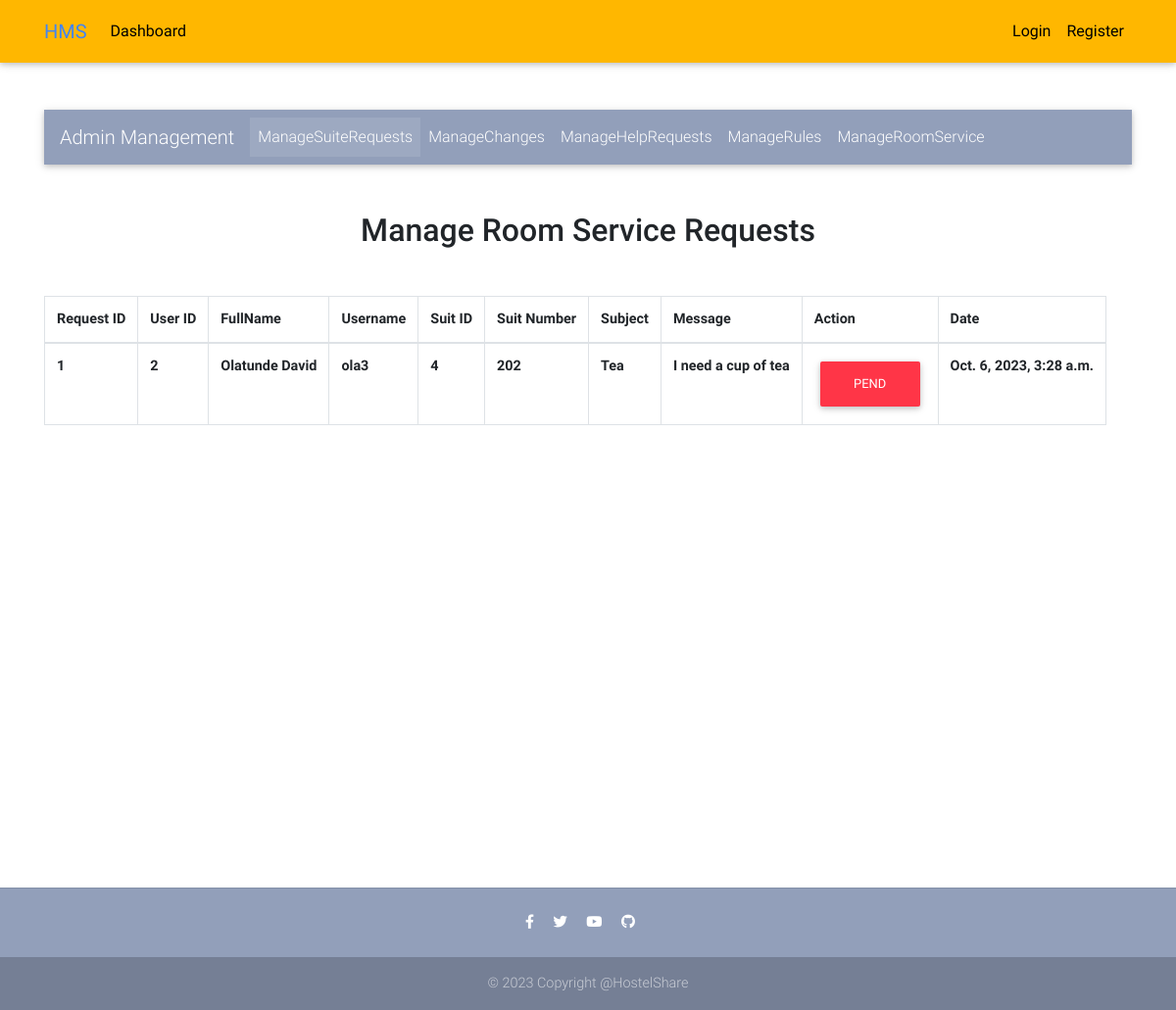
Page /app/manage_room_service on the committed database.
### app_core/models.py (models this page shows, shortened)
class RoomServiceRequest(models.Model):
    user = models.ForeignKey(User, on_delete = models.CASCADE)
    room = models.ForeignKey(Room, on_delete=models.CASCADE)
    subject = models.CharField(max_length = 40)
    message = models.TextField()
    status = models.BooleanField(default=False)
    created_at = models.DateTimeField(auto_now = True)
    updated_at = models.DateTimeField(auto_now_add = True)

class Room(models.Model):
    user = models.ForeignKey(User, on_delete=models.CASCADE, null=True, blank=True)
    wing = models.ForeignKey(Wing, on_delete = models.CASCADE)
    package = models.ForeignKey(Package, on_delete = models.CASCADE)
    room_number = models.IntegerField(unique=True)
    room_tag = models.CharField(max_length = 10, default="NEW")
    condition = models.CharField(max_length=50)
    is_available = models.BooleanField(default=True)
    image1 = models.FileField(default="default.png")
    image2 = models.FileField(default="default.png")
    image3 = models.FileField(default="default.png")
    created_at = models.DateTimeField(auto_now = True)
    updated_at = models.DateTimeField(auto_now_add = True)

### app_core/admin_views.py (the view)
# urls.py: path("manage_room_service", manage_room_service, name = "manage-room-service"),
def manage_room_service(request):
    room_service_requests = RoomServiceRequest.objects.all()
    context = {"room_service_requests":room_service_requests}
    return render(request, "admin_templates/manage_room_service.html", context)

### app_core/templates/admin_templates/manage_room_service.html (shortened to what this page needs)
{% extends 'admin_templates/base.html' %}
{% block content %}
<br><br><br><br>
<main>
    <div class="container">
    {% include 'admin_templates/admin_nav.html' %}
    <h2 class="my-5 h2 text-center">Manage Room Service Requests</h2>
        <div class="table">
            <table class="table-stripped table-hovered table-bordered">
                <thead>
                    <tr>
                        <td>Request ID</td>
                        <td>User ID</td>
                        <td>FullName</td>
                        <td>Username</td>
                        <td>Suit ID</td>
                        <td>Suit Number</td>
                        <td>Subject</td>
                        <td>Message</td>
                        <td>Action</td>
                        <td>Date</td>
                    </tr>
                </thead>
                <tbody>
                    {% for requestss in room_service_requests %}
                    <tr>
                        <td>{{requestss.id}}</td>
                        <td>{{requestss.user.id}}</td>
                        <td>{{requestss.user.first_name}}</td>
                        <td>{{requestss.user.username}}</td>
                        <td>{{requestss.room.id}}</td>
                        <td>{{requestss.room.room_number}}</td>
                        <td>{{requestss.subject}}</td>
                        <td>{{requestss.message}}</td>
                        {% if requestss.status %}
                        <td><a href="{% url 'app:room-service-request-status' requestss.id %}" type="button" class="btn btn-danger">Pend</a></td>
                        {% else %}
                        <td><a href="{% url 'app:room-service-request-status' requestss.id %}" type="button" class="btn btn-success">Completed</a></td>
                        {% endif %}
                        <td>{{requestss.created_at}}</td>
                    </tr>
                    {% endfor %}
                </tbody>
            </table>
        </div>
    </div>
</main>
<br><br><br><br><br><br><br><br><br><br><br><br><br><br><br><br><br><br>
{% endblock %}

### static/css/main.css (style rules this page uses)
table td { font-weight: bold; }

### app_core/templates/admin_templates/base.html (style rules this page uses)
html, body, header, .carousel { height: 60vh; }

### rows in the picture
RoomServiceRequest: id "1", user.id "2", user.first_name "Olatunde David", user.username "ola3", room.id "4", room.room_number "202", subject "Tea", message "I need a cup of tea", status "PEND", created_at "Oct. 6, 2023, 3:28 a.m."
